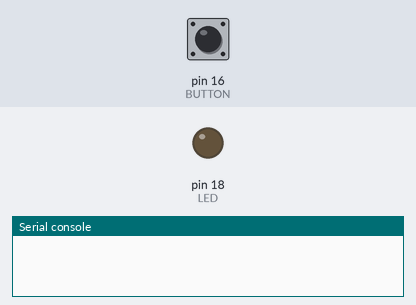
Simulated run of this program. Board: MicroPython board. Shown: output pins drawn as LEDs (lit = HIGH), the last lines printed to the serial console. Inputs (shaded band) come from the test bench; at power-on: pin 16 (BUTTON) LOW.

Above: at 1.2 s.
1.3 s: pin 16 (BUTTON) pulled HIGH for 0.15 s
2.9 s: pin 16 (BUTTON) pulled HIGH for 1 s
At 3.72 s:
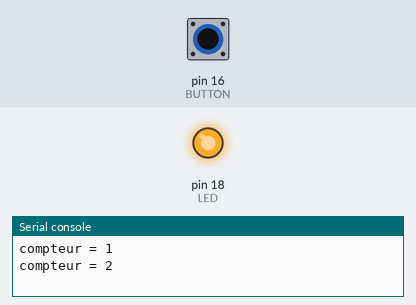
Timing chart, 0 to 11.9 s (numbered marks = the images above; inputs shaded):
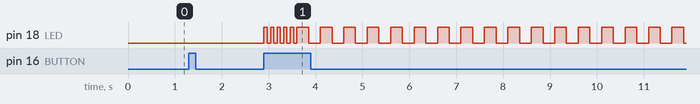

Measured:
- after the input at 2.9 s, pin 18 (LED): goes 5 × (HIGH 0.07 s, LOW 0.07 s), 16 × (HIGH 0.25 s, LOW 0.25 s), HIGH 0.25 s, then LOW, starting at once

The program:

led.py
```python
import machine
import utime

BUTTON = machine.Pin(16, machine.Pin.IN, machine.Pin.PULL_DOWN)
LED = machine.Pin(18, machine.Pin.OUT)

compteur = 0
frequence = 1


def animation():

    for i in range(5):
        LED.value(1)
        utime.sleep(0.07)
        LED.value(0)
        utime.sleep(0.07)


# fonction appelée lors du front montant du bouton
def button_pressed(pin):
    global compteur
    compteur += 1
    if compteur > 7:
        compteur = 0
    print("compteur =", compteur)

    if compteur ==2 or compteur ==4 or compteur ==6 or compteur ==0:
        animation()

# configurer l'interrupt sur front montant
BUTTON.irq(trigger=machine.Pin.IRQ_RISING, handler=button_pressed)

while True:
    if compteur == 0:
        LED.value(0)
    else:
        if compteur == 2:
            frequence = 2
        elif compteur == 4:
            frequence = 5
        elif compteur == 6:
            frequence = 15
        if compteur >=2:
            LED.value(1)
            utime.sleep(1/frequence/2)
            LED.value(0)
            utime.sleep(1/frequence/2)
```
